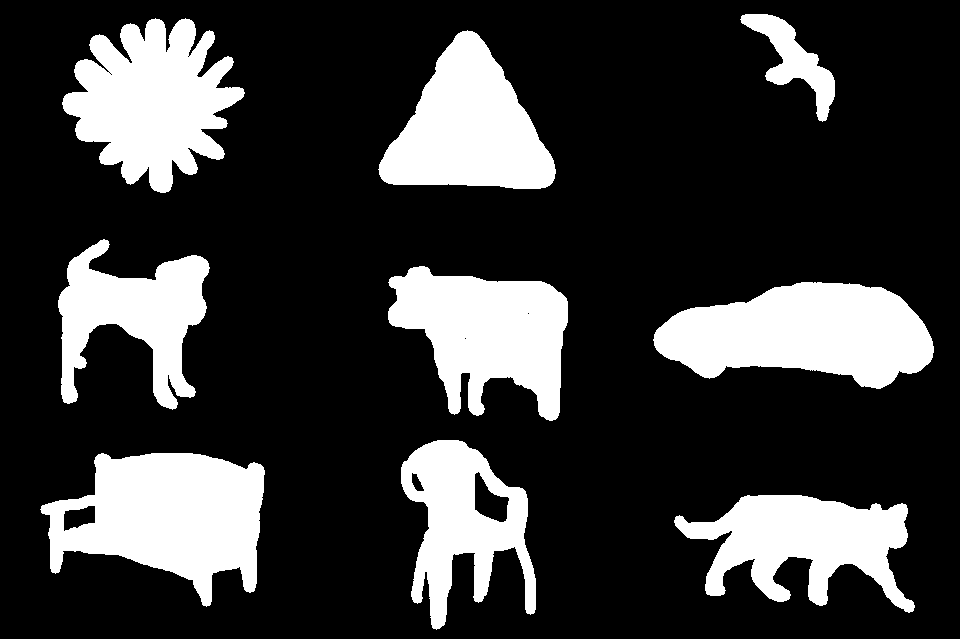
#> input picture 2018033_CV_A1/Project1.png, 960 x 639 px
$ python 2018033_CV_A1.py Project1.png
#> lines starting #> are read from the running program, lines starting #| are printed output that depends on the picture; after the words box and inside, x2 and y2 are one past the last pixel; in counts of white or black regions, pixels touching at a corner belong together
#> `image = cv2.imread(sys.argv[1], cv2.IMREAD_GRAYSCALE)`: image: shape (639, 960); 22.8% white; 9 white regions, largest, box (x1, y1, x2, y2) and area: (40, 453, 265, 607) 21249, (653, 282, 934, 389) 20421, (62, 18, 245, 193) 19300
# 2018033_CV_A1.py
# Name: Dushyant Panchal
# Rollno: 2018033


import cv2
import numpy as np
import math
import sys
from collections import deque


# CODE FROM HW1 TO FIND AND LABEL THE OBJECTS
def code_from_hw1(image):
    """
    Input:
        image: Binary color 2d image matrix.

    Output:
        count: the number of objects detected.
        obj_id: a 2d map indicating which pixel belongs to which object.
            0 indicated, its a black pixel
            i in {1,2,3,...,count} denotes that the pixel belongs to object i.
    """

    # accumulator to count objects
    count = 0

    # dimensions of the image
    m,n = image.shape
#> m = 639; n = 960

    # object id array
    obj_id = np.zeros((m,n))

    # iterate through the pixels
    for a in range(m):
        for b in range(n):

            # if unvisited white pixel found
            if image[a,b]==1:

                # increment the counter to denote new object
                count+=1

                # find all neighboring white pixels and mark
                # them as visited by setting them to black
                queue = deque(((a,b),))
                image[a,b]=0
                obj_id[a,b]=count

                # similar to BFS technique
                while len(queue)>0:
                    i,j = queue.popleft()

                    if i>0 and image[i-1,j]==1:
                        image[i-1,j]=0
                        obj_id[i-1,j]=count
                        queue.append((i-1,j))

                    if j>0 and image[i,j-1]==1:
                        image[i,j-1]=0
                        obj_id[i,j-1]=count
                        queue.append((i,j-1))

                    if i<m-1 and image[i+1,j]==1:
                        image[i+1,j]=0
                        obj_id[i+1,j]=count
                        queue.append((i+1,j))

                    if j<n-1 and image[i,j+1]==1:
                        image[i,j+1]=0
                        obj_id[i,j+1]=count
                        queue.append((i,j+1))
#> image: shape (639, 960); every value is 0
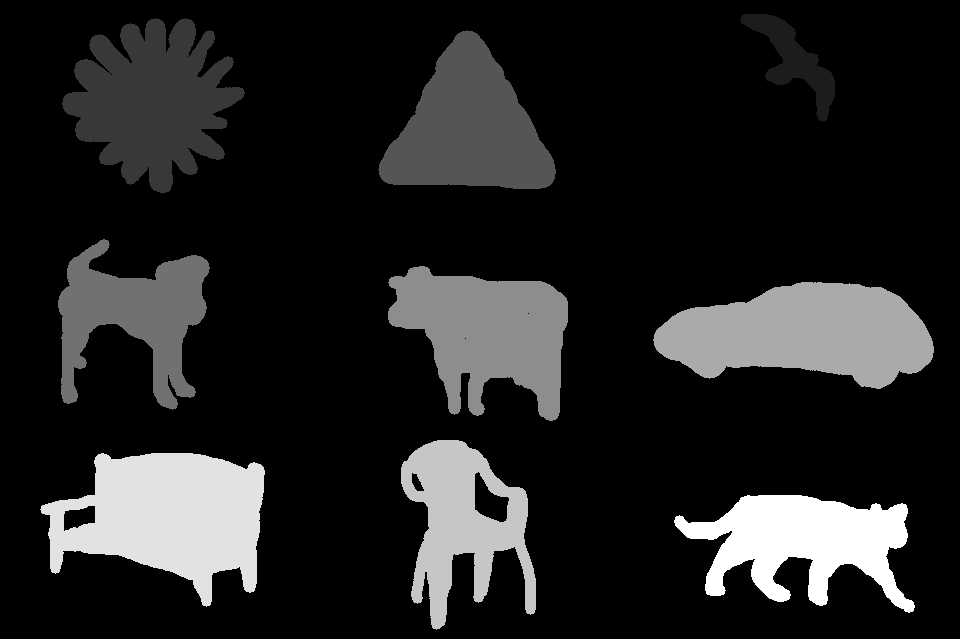
#> obj_id: shape (639, 960) float64; min 0, max 9, mean 1.22; drawn with min black and max white
#> after the loop, count = 9

    # return the final count and object id matrix
    return count, obj_id


def calc_radius(image, min_x, max_x, min_y, max_y, x, y):
    """
    Input:
        image: Binary color 2d image matrix.
        min_x, max_x, min_y, max_y: from the bounding box (for computation optimization)
        x, y: current center of the circle for which radius needs to be calculated

    Output:
        r:  the distance of the given center from the furthest
            white pixel within the specified bounding box.
    """
    r = 0
    for i in range(min_x, max_x+1):
        for j in range(min_y, max_y+1):
            if image[i,j]==1:
                dist = math.sqrt( (i-x)**2 + (j-y)**2 )
                r = max(r, dist)
    return r


def min_bounding_box(image):
    """
    Input:
        image: Binary color 2d image matrix. Should consist
        of only one object comprising of white pixels.

    Output:
        min_x, max_x, min_y, max_y:
            the 4 required parameters for unique bounding box.
    """
    m,n = image.shape

    min_x,min_y = image.shape
    max_x,max_y = 0,0

    for x in range(m):
        for y in range(n):
            if image[x,y]==1:
                min_x = min(x, min_x)
                min_y = min(y, min_y)
                max_x = max(x, max_x)
                max_y = max(y, max_y)

    return min_x, max_x, min_y, max_y


def min_enclosing_circle(image):
    """
    Input:
        image: Binary color 2d image matrix. Should consist
        of only one object comprising of white pixels.

    Output:
        x,y,r: The center coordinates and the radius for the
            calculated minimum enclosing circle.
    """
    # to ensure original image is not lost
    image = image.copy()

    m,n = image.shape

    # original copy (will use 'image' as visited array for BFS)
    img = image.copy()

    # finding the bounding box
    min_x,max_x,min_y,max_y = min_bounding_box(image)

    x = (min_x+max_x)//2
    y = (min_y+max_y)//2
    r = math.sqrt( (max_x-min_x)**2 + (max_y-min_y)**2 )//2

    queue = deque([(x,y,r),])
    image[x,y]=0

    # similar to BFS technique
    while len(queue)>0:
        i,j,r_cur = queue.popleft()

        if r_cur<r:
            r = r_cur
            x = i
            y = j

        if i>0 and image[i-1,j]==1:
            image[i-1,j]=0
            r_nxt = calc_radius(img, min_x, max_x, min_y, max_y, i-1, j)
            if r_nxt<r_cur:
                queue.append((i-1,j,r_nxt))

        if j>0 and image[i,j-1]==1:
            image[i,j-1]=0
            r_nxt = calc_radius(img, min_x, max_x, min_y, max_y, i, j-1)
            if r_nxt<r_cur:
                queue.append((i,j-1,r_nxt))

        if i<m-1 and image[i+1,j]==1:
            image[i+1,j]=0
            r_nxt = calc_radius(img, min_x, max_x, min_y, max_y, i+1, j)
            if r_nxt<r_cur:
                queue.append((i+1,j,r_nxt))

        if j<n-1 and image[i,j+1]==1:
            image[i,j+1]=0
            r_nxt = calc_radius(img, min_x, max_x, min_y, max_y, i, j+1)
            if r_nxt<r_cur:
                queue.append((i,j+1,r_nxt))

    return x,y,r


def jaccard_score(mask1, mask2):
    """
    Input:
        mask1 and mask2 are the two binary
        image masks consisting of white
        and black pixels only.

    Output:
        The computed jaccard similarity
        between the two masks passed as
        the input.
    """
    m,n = mask1.shape

    intersect = 0
    union = 0

    for i in range(m):
        for j in range(n):
            if mask1[i,j]==1 and mask2[i,j]==1:
                intersect+=1
            if mask1[i,j]==1 or mask2[i,j]==1:
                union+=1

    return intersect/union


if __name__=="__main__":
    # input the image to np array
    image = cv2.imread(sys.argv[1], cv2.IMREAD_GRAYSCALE)

    # threshold to convert to binary image
    image[image<128] = 0
    image[image>=128] = 1

    # get the objects
    count, object_id = code_from_hw1(image.copy())
#> count = 9


    boxes = []
    circles = []
    for i in range(1,count+1):
        img = np.zeros(image.shape)

        # image containing only object 'i'
        img[object_id==i] = 1

        # get minimum bounding boxes
        box = min_bounding_box(img)
        boxes.append(box)

        # get minimum enclosing circles
        circle = min_enclosing_circle(img)
        circles.append(circle)

        # get circle mask for jackard similarity
        circle_mask = np.zeros(image.shape)
        min_x, max_x, min_y, max_y = box
        x_c, y_c, r = circle
        for x in range(min_x, max_x+1):
            for y in range(min_y, max_y+1):
                within_circle = ( ((x-x_c)**2 + (y-y_c)**2) <= r*r )
                if within_circle:
                    circle_mask[x,y] = 1

        # calculate jaccard similarity
        jaccard = jaccard_score(img, circle_mask)

        # print the results
        print(f"Center:({x_c},{y_c}), Radius:{r}, Jaccard Score:{jaccard}")
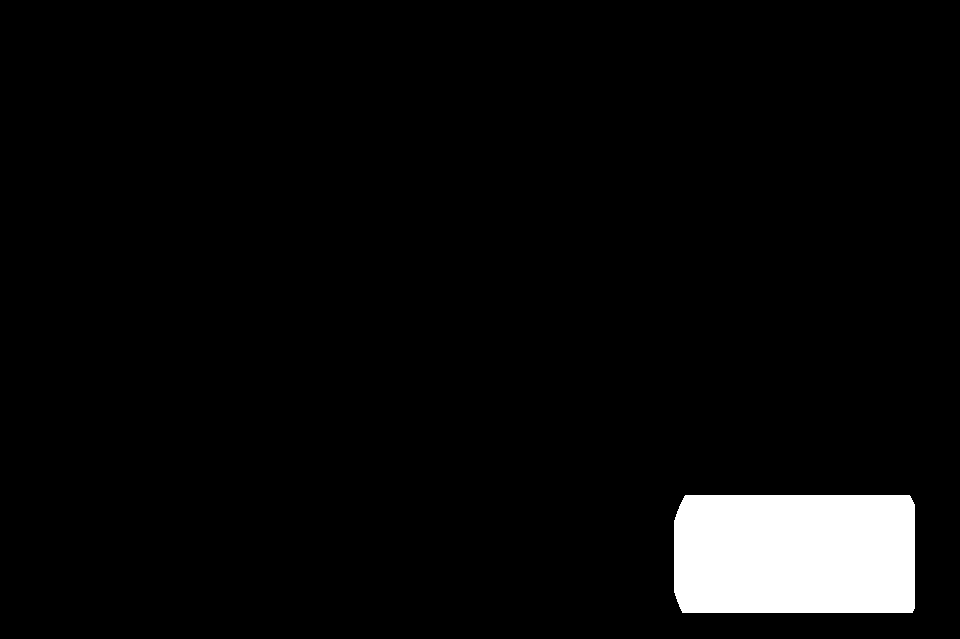
#> circle_mask: shape (639, 960) float64; values 0 (black) and 1 (white), 4.6% white; 1 white region, box (x1, y1, x2, y2) and area: (674, 495, 915, 613) 28192
#> img: shape (639, 960) float64; values 0 (black) and 1 (white), 2.5% white; 1 white region, box (x1, y1, x2, y2) and area: (674, 495, 915, 613) 15199


    # read a color instance of the image
    img = cv2.imread(sys.argv[1])
#> img is the input picture: shape (639, 960, 3); 22.8% white; 9 white regions, largest, box (x1, y1, x2, y2) and area: (40, 453, 265, 607) 21249, (653, 282, 934, 389) 20421, (62, 18, 245, 193) 19300

    # add the enclosing circles to the image
    for i in range(count):
        x,y,r = circles[i]
        x=int(x)
        y=int(y)
        r=int(r)
        img = cv2.circle(img, (y,x), r, (0,255,0), 2)
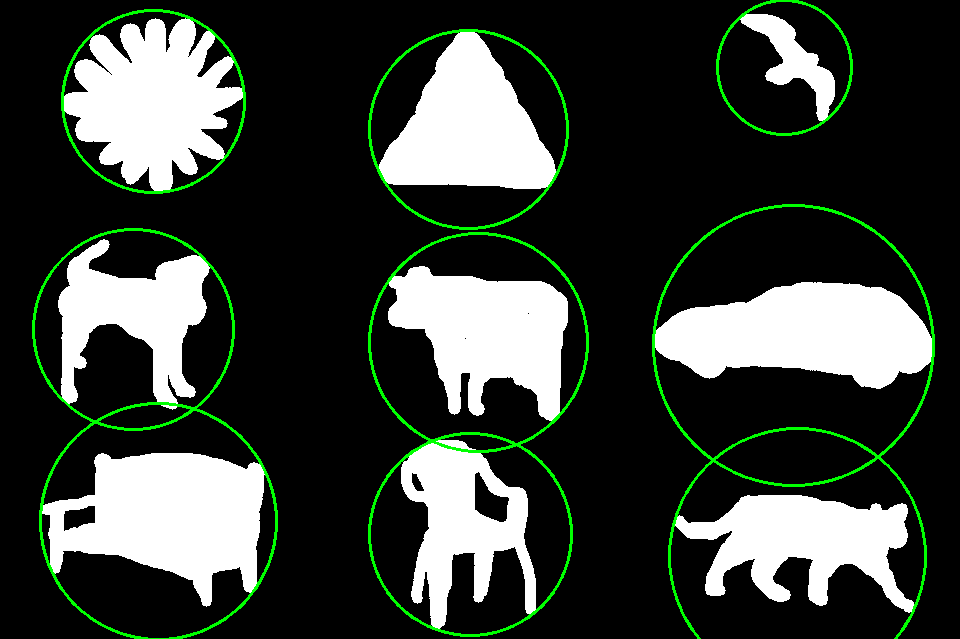
#> img: shape (639, 960, 3); mean B, G, R 57.8, 64.9, 57.8

    # add the enclosing boxes to the image
    for i in range(count):
        x1,x2,y1,y2 = boxes[i]
        img = cv2.rectangle(img, (y1, x1), (y2, x2), (150,0,0), 1)
#> this loop made 9 passes
#> pass 1, `img = cv2.rectangle(img, (y1, x1), (y2, x2), (150,0,0), 1)`:
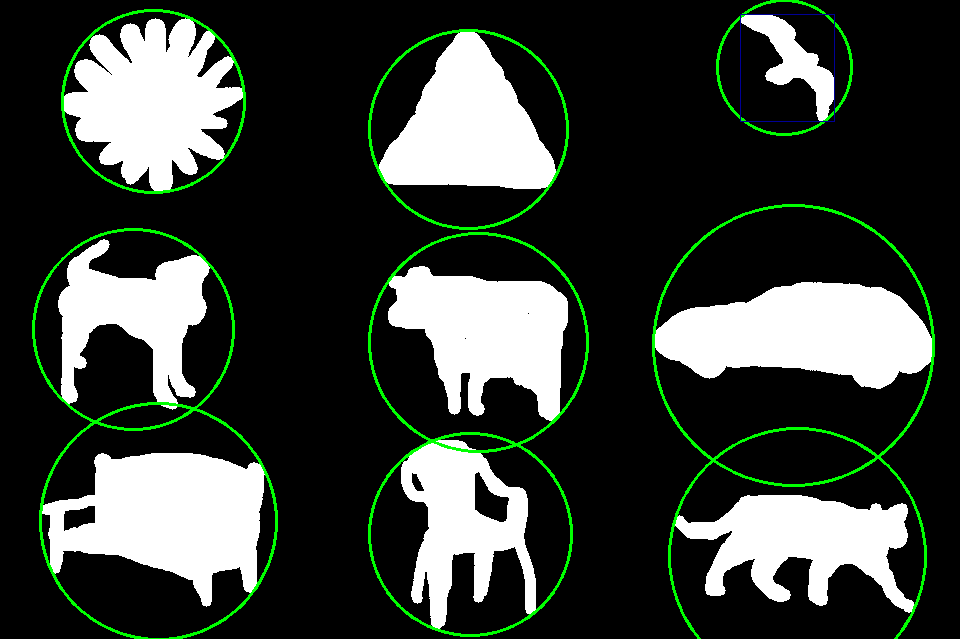
#> img: shape (639, 960, 3); 0.07% of pixels changed, all inside (x1, y1, x2, y2) = (740, 14, 835, 122)
#> pass 3, `img = cv2.rectangle(img, (y1, x1), (y2, x2), (150,0,0), 1)`:
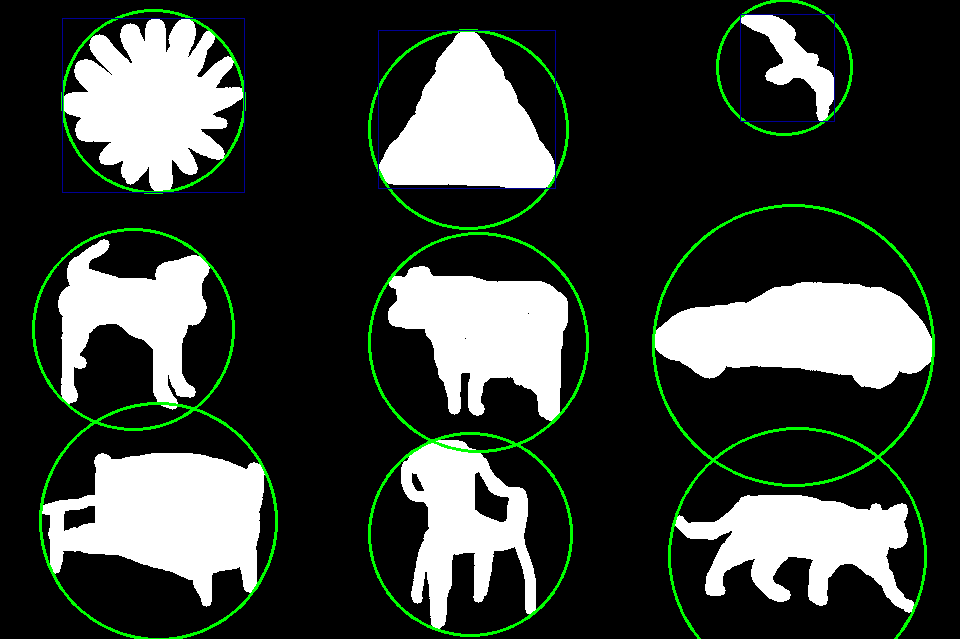
#> img: shape (639, 960, 3); mean B, G, R 58.2, 64.8, 57.8
#> after the loop:
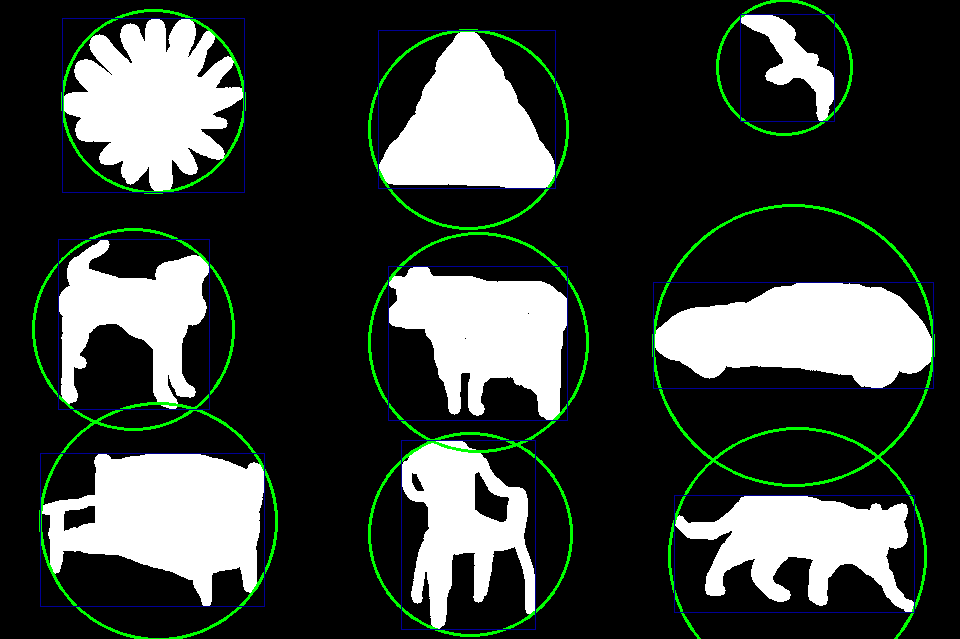
#> img: shape (639, 960, 3); 0.68% of pixels changed, all inside (x1, y1, x2, y2) = (40, 239, 934, 630)

    # add text to identify object by id
    for i in range(count):
        x,y,r = circles[i]
        x=int(x)
        y=int(y)
        img = cv2.putText(img, str(1+i), (y, x), cv2.FONT_HERSHEY_SIMPLEX, 1, (0,0,255), 2)
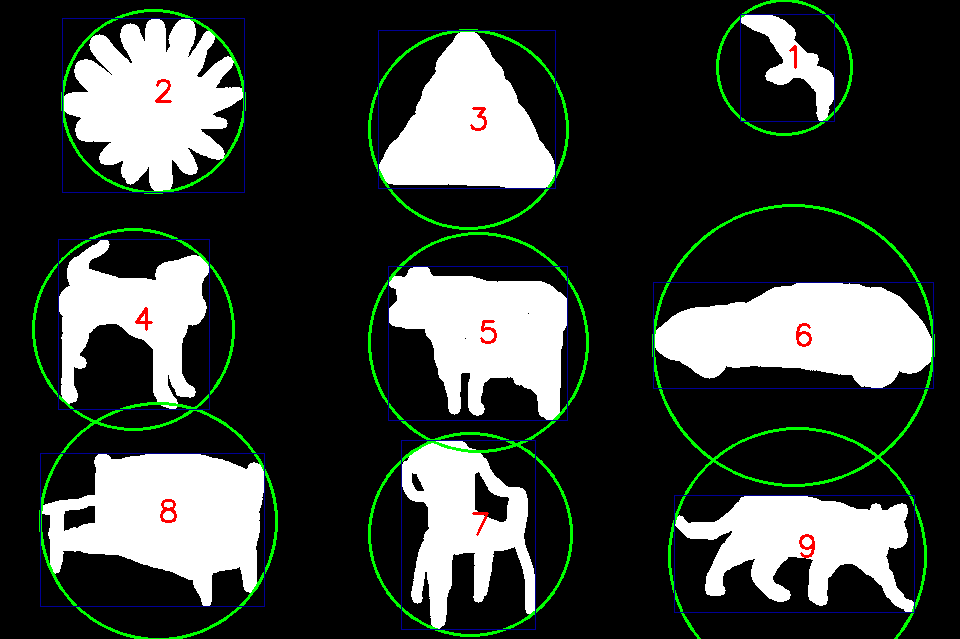
#> img: shape (639, 960, 3); mean B, G, R 58.6, 64, 57.7

    # display the results
    cv2.imshow('Q1 Results', img)
    cv2.waitKey(0)
